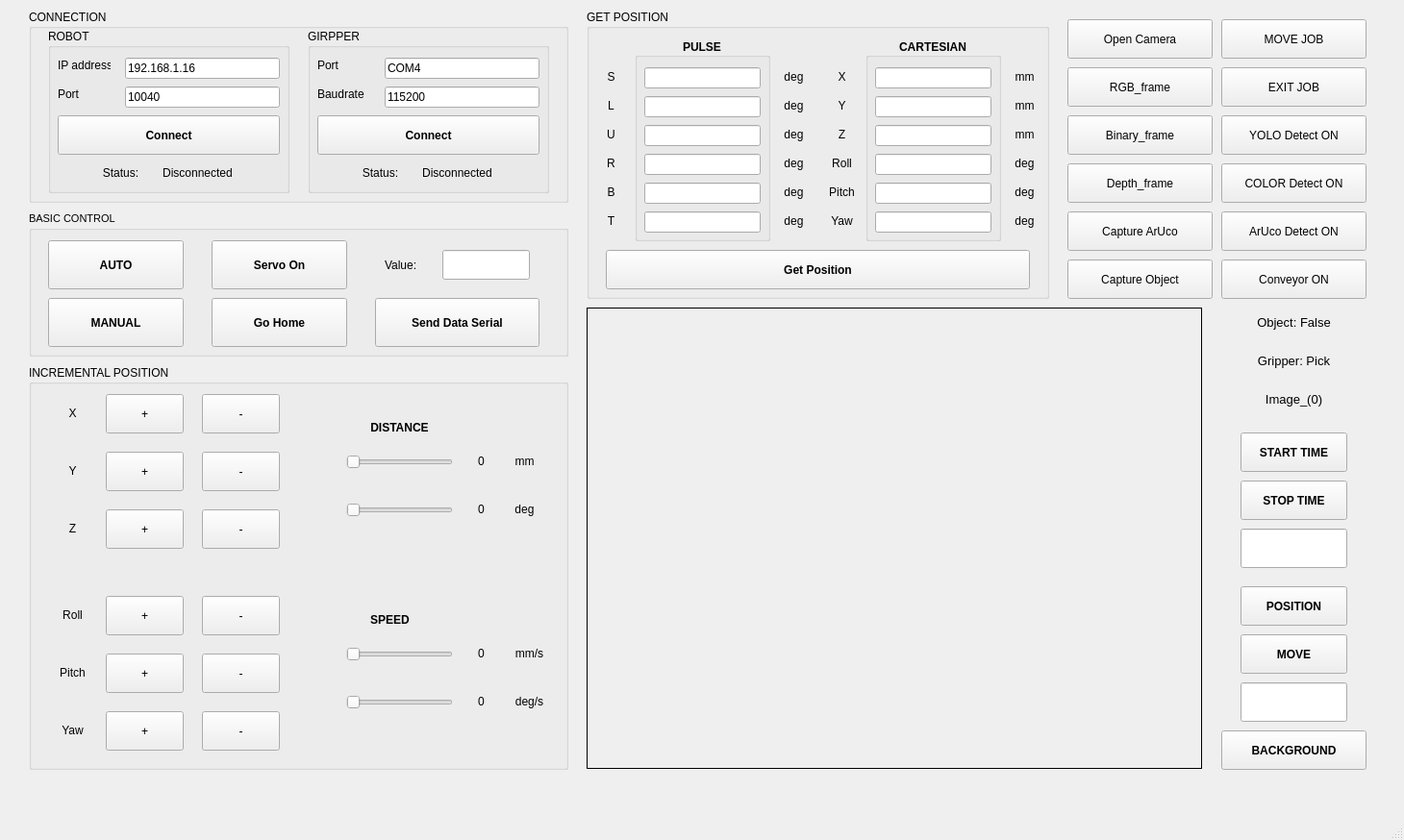
<?xml version="1.0" encoding="UTF-8"?>
<ui version="4.0">
 <class>MainWindow</class>
 <widget class="QMainWindow" name="MainWindow">
  <property name="geometry">
   <rect>
    <x>0</x>
    <y>0</y>
    <width>1460</width>
    <height>874</height>
   </rect>
  </property>
  <property name="windowTitle">
   <string>MainWindow</string>
  </property>
  <widget class="QWidget" name="centralwidget">
   <widget class="QPushButton" name="btn_Depth">
    <property name="geometry">
     <rect>
      <x>1110</x>
      <y>170</y>
      <width>151</width>
      <height>41</height>
     </rect>
    </property>
    <property name="text">
     <string>Depth_frame</string>
    </property>
   </widget>
   <widget class="QGroupBox" name="gr_Connection">
    <property name="geometry">
     <rect>
      <x>30</x>
      <y>10</y>
      <width>561</width>
      <height>201</height>
     </rect>
    </property>
    <property name="font">
     <font>
      <weight>50</weight>
      <bold>false</bold>
     </font>
    </property>
    <property name="title">
     <string>CONNECTION</string>
    </property>
    <property name="flat">
     <bool>false</bool>
    </property>
    <property name="checkable">
     <bool>false</bool>
    </property>
    <widget class="QGroupBox" name="gr_Robot">
     <property name="geometry">
      <rect>
       <x>20</x>
       <y>20</y>
       <width>251</width>
       <height>171</height>
      </rect>
     </property>
     <property name="title">
      <string>ROBOT</string>
     </property>
     <widget class="QLabel" name="lb_Connect_Disconnect">
      <property name="geometry">
       <rect>
        <x>100</x>
        <y>140</y>
        <width>111</width>
        <height>20</height>
       </rect>
      </property>
      <property name="lineWidth">
       <number>0</number>
      </property>
      <property name="text">
       <string>Disconnected</string>
      </property>
      <property name="alignment">
       <set>Qt::AlignCenter</set>
      </property>
     </widget>
     <widget class="QLabel" name="lb_Port">
      <property name="geometry">
       <rect>
        <x>10</x>
        <y>60</y>
        <width>55</width>
        <height>16</height>
       </rect>
      </property>
      <property name="text">
       <string>Port</string>
      </property>
     </widget>
     <widget class="QLabel" name="lb_IP">
      <property name="geometry">
       <rect>
        <x>10</x>
        <y>30</y>
        <width>55</width>
        <height>16</height>
       </rect>
      </property>
      <property name="text">
       <string>IP address</string>
      </property>
     </widget>
     <widget class="QPushButton" name="btn_Robot_ConDis">
      <property name="geometry">
       <rect>
        <x>10</x>
        <y>90</y>
        <width>231</width>
        <height>41</height>
       </rect>
      </property>
      <property name="font">
       <font>
        <pointsize>9</pointsize>
        <weight>75</weight>
        <bold>true</bold>
       </font>
      </property>
      <property name="text">
       <string>Connect</string>
      </property>
     </widget>
     <widget class="QLineEdit" name="txt_IP">
      <property name="geometry">
       <rect>
        <x>80</x>
        <y>30</y>
        <width>161</width>
        <height>22</height>
       </rect>
      </property>
      <property name="text">
       <string>192.168.1.16</string>
      </property>
      <property name="alignment">
       <set>Qt::AlignLeading|Qt::AlignLeft|Qt::AlignVCenter</set>
      </property>
     </widget>
     <widget class="QLineEdit" name="txt_Port">
      <property name="geometry">
       <rect>
        <x>80</x>
        <y>60</y>
        <width>161</width>
        <height>22</height>
       </rect>
      </property>
      <property name="text">
       <string>10040</string>
      </property>
     </widget>
     <widget class="QLabel" name="lb_Status_Connect">
      <property name="geometry">
       <rect>
        <x>50</x>
        <y>140</y>
        <width>51</width>
        <height>20</height>
       </rect>
      </property>
      <property name="lineWidth">
       <number>0</number>
      </property>
      <property name="text">
       <string>Status:</string>
      </property>
      <property name="alignment">
       <set>Qt::AlignCenter</set>
      </property>
     </widget>
    </widget>
    <widget class="QGroupBox" name="gr_Gripper">
     <property name="geometry">
      <rect>
       <x>290</x>
       <y>20</y>
       <width>251</width>
       <height>171</height>
      </rect>
     </property>
     <property name="title">
      <string>GIRPPER</string>
     </property>
     <widget class="QLabel" name="lb_Connect_Disconnect_">
      <property name="geometry">
       <rect>
        <x>100</x>
        <y>140</y>
        <width>111</width>
        <height>20</height>
       </rect>
      </property>
      <property name="lineWidth">
       <number>0</number>
      </property>
      <property name="text">
       <string>Disconnected</string>
      </property>
      <property name="alignment">
       <set>Qt::AlignCenter</set>
      </property>
     </widget>
     <widget class="QLineEdit" name="txt_Baudrate">
      <property name="geometry">
       <rect>
        <x>80</x>
        <y>60</y>
        <width>161</width>
        <height>22</height>
       </rect>
      </property>
      <property name="text">
       <string>115200</string>
      </property>
     </widget>
     <widget class="QLabel" name="lb_Status_Connect_">
      <property name="geometry">
       <rect>
        <x>50</x>
        <y>140</y>
        <width>51</width>
        <height>20</height>
       </rect>
      </property>
      <property name="lineWidth">
       <number>0</number>
      </property>
      <property name="text">
       <string>Status:</string>
      </property>
      <property name="alignment">
       <set>Qt::AlignCenter</set>
      </property>
     </widget>
     <widget class="QPushButton" name="btn_Serial_ConDis">
      <property name="geometry">
       <rect>
        <x>10</x>
        <y>90</y>
        <width>231</width>
        <height>41</height>
       </rect>
      </property>
      <property name="font">
       <font>
        <pointsize>9</pointsize>
        <weight>75</weight>
        <bold>true</bold>
       </font>
      </property>
      <property name="text">
       <string>Connect</string>
      </property>
     </widget>
     <widget class="QLineEdit" name="txt_Port_">
      <property name="geometry">
       <rect>
        <x>80</x>
        <y>30</y>
        <width>161</width>
        <height>22</height>
       </rect>
      </property>
      <property name="text">
       <string>COM4</string>
      </property>
      <property name="alignment">
       <set>Qt::AlignLeading|Qt::AlignLeft|Qt::AlignVCenter</set>
      </property>
     </widget>
     <widget class="QLabel" name="lb_Port_">
      <property name="geometry">
       <rect>
        <x>10</x>
        <y>30</y>
        <width>55</width>
        <height>16</height>
       </rect>
      </property>
      <property name="text">
       <string>Port</string>
      </property>
     </widget>
     <widget class="QLabel" name="lb_Baudrate">
      <property name="geometry">
       <rect>
        <x>10</x>
        <y>60</y>
        <width>55</width>
        <height>16</height>
       </rect>
      </property>
      <property name="text">
       <string>Baudrate</string>
      </property>
     </widget>
    </widget>
   </widget>
   <widget class="QGroupBox" name="gr_Get_Position">
    <property name="geometry">
     <rect>
      <x>610</x>
      <y>10</y>
      <width>481</width>
      <height>301</height>
     </rect>
    </property>
    <property name="title">
     <string>GET POSITION</string>
    </property>
    <widget class="QLabel" name="lb_Pitch_Current">
     <property name="geometry">
      <rect>
       <x>250</x>
       <y>180</y>
       <width>31</width>
       <height>20</height>
      </rect>
     </property>
     <property name="lineWidth">
      <number>0</number>
     </property>
     <property name="text">
      <string>Pitch</string>
     </property>
     <property name="alignment">
      <set>Qt::AlignCenter</set>
     </property>
    </widget>
    <widget class="QLabel" name="lb_Roll_Current">
     <property name="geometry">
      <rect>
       <x>250</x>
       <y>150</y>
       <width>31</width>
       <height>20</height>
      </rect>
     </property>
     <property name="lineWidth">
      <number>0</number>
     </property>
     <property name="text">
      <string>Roll</string>
     </property>
     <property name="alignment">
      <set>Qt::AlignCenter</set>
     </property>
    </widget>
    <widget class="QLabel" name="lb_X_Current">
     <property name="geometry">
      <rect>
       <x>250</x>
       <y>60</y>
       <width>31</width>
       <height>20</height>
      </rect>
     </property>
     <property name="lineWidth">
      <number>0</number>
     </property>
     <property name="text">
      <string>X</string>
     </property>
     <property name="alignment">
      <set>Qt::AlignCenter</set>
     </property>
    </widget>
    <widget class="QLabel" name="lb_Y_Current">
     <property name="geometry">
      <rect>
       <x>250</x>
       <y>90</y>
       <width>31</width>
       <height>20</height>
      </rect>
     </property>
     <property name="lineWidth">
      <number>0</number>
     </property>
     <property name="text">
      <string>Y</string>
     </property>
     <property name="alignment">
      <set>Qt::AlignCenter</set>
     </property>
    </widget>
    <widget class="QLabel" name="lb_Z_Current">
     <property name="geometry">
      <rect>
       <x>250</x>
       <y>120</y>
       <width>31</width>
       <height>20</height>
      </rect>
     </property>
     <property name="lineWidth">
      <number>0</number>
     </property>
     <property name="text">
      <string>Z</string>
     </property>
     <property name="alignment">
      <set>Qt::AlignCenter</set>
     </property>
    </widget>
    <widget class="QLabel" name="lb_Yaw_Current">
     <property name="geometry">
      <rect>
       <x>250</x>
       <y>210</y>
       <width>31</width>
       <height>20</height>
      </rect>
     </property>
     <property name="lineWidth">
      <number>0</number>
     </property>
     <property name="text">
      <string>Yaw</string>
     </property>
     <property name="alignment">
      <set>Qt::AlignCenter</set>
     </property>
    </widget>
    <widget class="QLabel" name="lb1_Current">
     <property name="geometry">
      <rect>
       <x>200</x>
       <y>60</y>
       <width>31</width>
       <height>20</height>
      </rect>
     </property>
     <property name="lineWidth">
      <number>0</number>
     </property>
     <property name="text">
      <string>deg</string>
     </property>
     <property name="alignment">
      <set>Qt::AlignCenter</set>
     </property>
    </widget>
    <widget class="QLabel" name="lb2_Current">
     <property name="geometry">
      <rect>
       <x>200</x>
       <y>90</y>
       <width>31</width>
       <height>20</height>
      </rect>
     </property>
     <property name="lineWidth">
      <number>0</number>
     </property>
     <property name="text">
      <string>deg</string>
     </property>
     <property name="alignment">
      <set>Qt::AlignCenter</set>
     </property>
    </widget>
    <widget class="QLabel" name="lb3_Current">
     <property name="geometry">
      <rect>
       <x>200</x>
       <y>120</y>
       <width>31</width>
       <height>20</height>
      </rect>
     </property>
     <property name="lineWidth">
      <number>0</number>
     </property>
     <property name="text">
      <string>deg</string>
     </property>
     <property name="alignment">
      <set>Qt::AlignCenter</set>
     </property>
    </widget>
    <widget class="QLabel" name="lb4_Current">
     <property name="geometry">
      <rect>
       <x>200</x>
       <y>150</y>
       <width>31</width>
       <height>20</height>
      </rect>
     </property>
     <property name="lineWidth">
      <number>0</number>
     </property>
     <property name="text">
      <string>deg</string>
     </property>
     <property name="alignment">
      <set>Qt::AlignCenter</set>
     </property>
    </widget>
    <widget class="QLabel" name="lb5_Current">
     <property name="geometry">
      <rect>
       <x>200</x>
       <y>180</y>
       <width>31</width>
       <height>20</height>
      </rect>
     </property>
     <property name="lineWidth">
      <number>0</number>
     </property>
     <property name="text">
      <string>deg</string>
     </property>
     <property name="alignment">
      <set>Qt::AlignCenter</set>
     </property>
    </widget>
    <widget class="QLabel" name="lb6_Current">
     <property name="geometry">
      <rect>
       <x>200</x>
       <y>210</y>
       <width>31</width>
       <height>20</height>
      </rect>
     </property>
     <property name="lineWidth">
      <number>0</number>
     </property>
     <property name="text">
      <string>deg</string>
     </property>
     <property name="alignment">
      <set>Qt::AlignCenter</set>
     </property>
    </widget>
    <widget class="QPushButton" name="btn_Get_Position">
     <property name="geometry">
      <rect>
       <x>20</x>
       <y>250</y>
       <width>441</width>
       <height>41</height>
      </rect>
     </property>
     <property name="font">
      <font>
       <pointsize>9</pointsize>
       <weight>75</weight>
       <bold>true</bold>
      </font>
     </property>
     <property name="text">
      <string>Get Position</string>
     </property>
    </widget>
    <widget class="QGroupBox" name="gr_Pulse">
     <property name="geometry">
      <rect>
       <x>50</x>
       <y>30</y>
       <width>141</width>
       <height>211</height>
      </rect>
     </property>
     <property name="font">
      <font>
       <weight>75</weight>
       <bold>true</bold>
      </font>
     </property>
     <property name="title">
      <string>PULSE</string>
     </property>
     <property name="alignment">
      <set>Qt::AlignCenter</set>
     </property>
     <widget class="QLineEdit" name="txt_T">
      <property name="geometry">
       <rect>
        <x>10</x>
        <y>180</y>
        <width>121</width>
        <height>22</height>
       </rect>
      </property>
      <property name="alignment">
       <set>Qt::AlignCenter</set>
      </property>
     </widget>
     <widget class="QLineEdit" name="txt_B">
      <property name="geometry">
       <rect>
        <x>10</x>
        <y>150</y>
        <width>121</width>
        <height>22</height>
       </rect>
      </property>
      <property name="alignment">
       <set>Qt::AlignCenter</set>
      </property>
     </widget>
     <widget class="QLineEdit" name="txt_R">
      <property name="geometry">
       <rect>
        <x>10</x>
        <y>120</y>
        <width>121</width>
        <height>22</height>
       </rect>
      </property>
      <property name="alignment">
       <set>Qt::AlignCenter</set>
      </property>
     </widget>
     <widget class="QLineEdit" name="txt_U">
      <property name="geometry">
       <rect>
        <x>10</x>
        <y>90</y>
        <width>121</width>
        <height>22</height>
       </rect>
      </property>
      <property name="alignment">
       <set>Qt::AlignCenter</set>
      </property>
     </widget>
     <widget class="QLineEdit" name="txt_S">
      <property name="geometry">
       <rect>
        <x>10</x>
        <y>30</y>
        <width>121</width>
        <height>22</height>
       </rect>
      </property>
      <property name="alignment">
       <set>Qt::AlignCenter</set>
      </property>
     </widget>
     <widget class="QLineEdit" name="txt_L">
      <property name="geometry">
       <rect>
        <x>10</x>
        <y>60</y>
        <width>121</width>
        <height>22</height>
       </rect>
      </property>
      <property name="alignment">
       <set>Qt::AlignCenter</set>
      </property>
     </widget>
    </widget>
    <widget class="QGroupBox" name="gr_Cartesian">
     <property name="geometry">
      <rect>
       <x>290</x>
       <y>30</y>
       <width>141</width>
       <height>211</height>
      </rect>
     </property>
     <property name="font">
      <font>
       <weight>75</weight>
       <bold>true</bold>
      </font>
     </property>
     <property name="title">
      <string>CARTESIAN</string>
     </property>
     <property name="alignment">
      <set>Qt::AlignCenter</set>
     </property>
     <widget class="QLineEdit" name="txt_Yaw">
      <property name="geometry">
       <rect>
        <x>10</x>
        <y>180</y>
        <width>121</width>
        <height>22</height>
       </rect>
      </property>
      <property name="alignment">
       <set>Qt::AlignCenter</set>
      </property>
     </widget>
     <widget class="QLineEdit" name="txt_Pitch">
      <property name="geometry">
       <rect>
        <x>10</x>
        <y>150</y>
        <width>121</width>
        <height>22</height>
       </rect>
      </property>
      <property name="alignment">
       <set>Qt::AlignCenter</set>
      </property>
     </widget>
     <widget class="QLineEdit" name="txt_Z">
      <property name="geometry">
       <rect>
        <x>10</x>
        <y>90</y>
        <width>121</width>
        <height>22</height>
       </rect>
      </property>
      <property name="alignment">
       <set>Qt::AlignCenter</set>
      </property>
     </widget>
     <widget class="QLineEdit" name="txt_Y">
      <property name="geometry">
       <rect>
        <x>10</x>
        <y>60</y>
        <width>121</width>
        <height>22</height>
       </rect>
      </property>
      <property name="alignment">
       <set>Qt::AlignCenter</set>
      </property>
     </widget>
     <widget class="QLineEdit" name="txt_X">
      <property name="geometry">
       <rect>
        <x>10</x>
        <y>30</y>
        <width>121</width>
        <height>22</height>
       </rect>
      </property>
      <property name="alignment">
       <set>Qt::AlignCenter</set>
      </property>
     </widget>
     <widget class="QLineEdit" name="txt_Roll">
      <property name="geometry">
       <rect>
        <x>10</x>
        <y>120</y>
        <width>121</width>
        <height>22</height>
       </rect>
      </property>
      <property name="alignment">
       <set>Qt::AlignCenter</set>
      </property>
     </widget>
    </widget>
    <widget class="QLabel" name="lb_L_Current">
     <property name="geometry">
      <rect>
       <x>10</x>
       <y>90</y>
       <width>31</width>
       <height>20</height>
      </rect>
     </property>
     <property name="lineWidth">
      <number>0</number>
     </property>
     <property name="text">
      <string>L</string>
     </property>
     <property name="alignment">
      <set>Qt::AlignCenter</set>
     </property>
    </widget>
    <widget class="QLabel" name="lb_U_Current">
     <property name="geometry">
      <rect>
       <x>10</x>
       <y>120</y>
       <width>31</width>
       <height>20</height>
      </rect>
     </property>
     <property name="lineWidth">
      <number>0</number>
     </property>
     <property name="text">
      <string>U</string>
     </property>
     <property name="alignment">
      <set>Qt::AlignCenter</set>
     </property>
    </widget>
    <widget class="QLabel" name="lb_R_Current">
     <property name="geometry">
      <rect>
       <x>10</x>
       <y>150</y>
       <width>31</width>
       <height>20</height>
      </rect>
     </property>
     <property name="lineWidth">
      <number>0</number>
     </property>
     <property name="text">
      <string>R</string>
     </property>
     <property name="alignment">
      <set>Qt::AlignCenter</set>
     </property>
    </widget>
    <widget class="QLabel" name="lb_S_Current">
     <property name="geometry">
      <rect>
       <x>10</x>
       <y>60</y>
       <width>31</width>
       <height>20</height>
      </rect>
     </property>
     <property name="lineWidth">
      <number>0</number>
     </property>
     <property name="text">
      <string>S</string>
     </property>
     <property name="alignment">
      <set>Qt::AlignCenter</set>
     </property>
    </widget>
    <widget class="QLabel" name="lb_B_Current">
     <property name="geometry">
      <rect>
       <x>10</x>
       <y>180</y>
       <width>31</width>
       <height>20</height>
      </rect>
     </property>
     <property name="lineWidth">
      <number>0</number>
     </property>
     <property name="text">
      <string>B</string>
     </property>
     <property name="alignment">
      <set>Qt::AlignCenter</set>
     </property>
    </widget>
    <widget class="QLabel" name="lb_T_Current">
     <property name="geometry">
      <rect>
       <x>10</x>
       <y>210</y>
       <width>31</width>
       <height>20</height>
      </rect>
     </property>
     <property name="lineWidth">
      <number>0</number>
     </property>
     <property name="text">
      <string>T</string>
     </property>
     <property name="alignment">
      <set>Qt::AlignCenter</set>
     </property>
    </widget>
    <widget class="QLabel" name="lb10_Current">
     <property name="geometry">
      <rect>
       <x>440</x>
       <y>150</y>
       <width>31</width>
       <height>20</height>
      </rect>
     </property>
     <property name="lineWidth">
      <number>0</number>
     </property>
     <property name="text">
      <string>deg</string>
     </property>
     <property name="alignment">
      <set>Qt::AlignCenter</set>
     </property>
    </widget>
    <widget class="QLabel" name="lb8_Current">
     <property name="geometry">
      <rect>
       <x>440</x>
       <y>90</y>
       <width>31</width>
       <height>20</height>
      </rect>
     </property>
     <property name="lineWidth">
      <number>0</number>
     </property>
     <property name="text">
      <string>mm</string>
     </property>
     <property name="alignment">
      <set>Qt::AlignCenter</set>
     </property>
    </widget>
    <widget class="QLabel" name="lb9_Current">
     <property name="geometry">
      <rect>
       <x>440</x>
       <y>120</y>
       <width>31</width>
       <height>20</height>
      </rect>
     </property>
     <property name="lineWidth">
      <number>0</number>
     </property>
     <property name="text">
      <string>mm</string>
     </property>
     <property name="alignment">
      <set>Qt::AlignCenter</set>
     </property>
    </widget>
    <widget class="QLabel" name="lb7_Current">
     <property name="geometry">
      <rect>
       <x>440</x>
       <y>60</y>
       <width>31</width>
       <height>20</height>
      </rect>
     </property>
     <property name="lineWidth">
      <number>0</number>
     </property>
     <property name="text">
      <string>mm</string>
     </property>
     <property name="alignment">
      <set>Qt::AlignCenter</set>
     </property>
    </widget>
    <widget class="QLabel" name="lb12_Current">
     <property name="geometry">
      <rect>
       <x>440</x>
       <y>210</y>
       <width>31</width>
       <height>20</height>
      </rect>
     </property>
     <property name="lineWidth">
      <number>0</number>
     </property>
     <property name="text">
      <string>deg</string>
     </property>
     <property name="alignment">
      <set>Qt::AlignCenter</set>
     </property>
    </widget>
    <widget class="QLabel" name="lb11_Current">
     <property name="geometry">
      <rect>
       <x>440</x>
       <y>180</y>
       <width>31</width>
       <height>20</height>
      </rect>
     </property>
     <property name="lineWidth">
      <number>0</number>
     </property>
     <property name="text">
      <string>deg</string>
     </property>
     <property name="alignment">
      <set>Qt::AlignCenter</set>
     </property>
    </widget>
   </widget>
   <widget class="QPushButton" name="btn_Binary">
    <property name="geometry">
     <rect>
      <x>1110</x>
      <y>120</y>
      <width>151</width>
      <height>41</height>
     </rect>
    </property>
    <property name="text">
     <string>Binary_frame</string>
    </property>
   </widget>
   <widget class="QLabel" name="Display_frame">
    <property name="geometry">
     <rect>
      <x>610</x>
      <y>320</y>
      <width>640</width>
      <height>480</height>
     </rect>
    </property>
    <property name="frameShape">
     <enum>QFrame::Box</enum>
    </property>
    <property name="text">
     <string/>
    </property>
    <property name="alignment">
     <set>Qt::AlignCenter</set>
    </property>
   </widget>
   <widget class="QPushButton" name="btn_RGB">
    <property name="geometry">
     <rect>
      <x>1110</x>
      <y>70</y>
      <width>151</width>
      <height>41</height>
     </rect>
    </property>
    <property name="text">
     <string>RGB_frame</string>
    </property>
   </widget>
   <widget class="QGroupBox" name="gr_Basic_Control">
    <property name="geometry">
     <rect>
      <x>30</x>
      <y>220</y>
      <width>561</width>
      <height>151</height>
     </rect>
    </property>
    <property name="font">
     <font>
      <pointsize>8</pointsize>
      <weight>50</weight>
      <bold>false</bold>
     </font>
    </property>
    <property name="title">
     <string>BASIC CONTROL</string>
    </property>
    <widget class="QPushButton" name="btn_Home">
     <property name="geometry">
      <rect>
       <x>190</x>
       <y>90</y>
       <width>141</width>
       <height>51</height>
      </rect>
     </property>
     <property name="font">
      <font>
       <pointsize>9</pointsize>
       <weight>75</weight>
       <bold>true</bold>
      </font>
     </property>
     <property name="text">
      <string>Go Home</string>
     </property>
    </widget>
    <widget class="QPushButton" name="btn_Servo">
     <property name="geometry">
      <rect>
       <x>190</x>
       <y>30</y>
       <width>141</width>
       <height>51</height>
      </rect>
     </property>
     <property name="font">
      <font>
       <pointsize>9</pointsize>
       <weight>75</weight>
       <bold>true</bold>
      </font>
     </property>
     <property name="text">
      <string>Servo On</string>
     </property>
    </widget>
    <widget class="QPushButton" name="btn_Manual">
     <property name="geometry">
      <rect>
       <x>20</x>
       <y>90</y>
       <width>141</width>
       <height>51</height>
      </rect>
     </property>
     <property name="font">
      <font>
       <pointsize>9</pointsize>
       <weight>75</weight>
       <bold>true</bold>
      </font>
     </property>
     <property name="text">
      <string>MANUAL</string>
     </property>
    </widget>
    <widget class="QPushButton" name="btn_Auto">
     <property name="geometry">
      <rect>
       <x>20</x>
       <y>30</y>
       <width>141</width>
       <height>51</height>
      </rect>
     </property>
     <property name="font">
      <font>
       <pointsize>9</pointsize>
       <weight>75</weight>
       <bold>true</bold>
      </font>
     </property>
     <property name="text">
      <string>AUTO</string>
     </property>
    </widget>
    <widget class="QPushButton" name="btn_Serial">
     <property name="geometry">
      <rect>
       <x>360</x>
       <y>90</y>
       <width>171</width>
       <height>51</height>
      </rect>
     </property>
     <property name="font">
      <font>
       <pointsize>9</pointsize>
       <weight>75</weight>
       <bold>true</bold>
      </font>
     </property>
     <property name="text">
      <string>Send Data Serial</string>
     </property>
    </widget>
    <widget class="QLineEdit" name="txt_Pulse">
     <property name="geometry">
      <rect>
       <x>430</x>
       <y>40</y>
       <width>91</width>
       <height>31</height>
      </rect>
     </property>
     <property name="font">
      <font>
       <pointsize>9</pointsize>
       <weight>50</weight>
       <bold>false</bold>
      </font>
     </property>
     <property name="alignment">
      <set>Qt::AlignCenter</set>
     </property>
    </widget>
    <widget class="QLabel" name="lb_Value">
     <property name="geometry">
      <rect>
       <x>370</x>
       <y>40</y>
       <width>51</width>
       <height>31</height>
      </rect>
     </property>
     <property name="font">
      <font>
       <pointsize>9</pointsize>
       <weight>50</weight>
       <bold>false</bold>
      </font>
     </property>
     <property name="lineWidth">
      <number>0</number>
     </property>
     <property name="text">
      <string>Value:</string>
     </property>
     <property name="alignment">
      <set>Qt::AlignLeading|Qt::AlignLeft|Qt::AlignVCenter</set>
     </property>
    </widget>
   </widget>
   <widget class="QPushButton" name="btn_Open_Close">
    <property name="geometry">
     <rect>
      <x>1110</x>
      <y>20</y>
      <width>151</width>
      <height>41</height>
     </rect>
    </property>
    <property name="text">
     <string>Open Camera</string>
    </property>
   </widget>
   <widget class="QGroupBox" name="gr_Inc_Pos">
    <property name="geometry">
     <rect>
      <x>30</x>
      <y>380</y>
      <width>561</width>
      <height>421</height>
     </rect>
    </property>
    <property name="title">
     <string>INCREMENTAL POSITION</string>
    </property>
    <widget class="QLabel" name="lb_Pitch_Inc">
     <property name="geometry">
      <rect>
       <x>30</x>
       <y>310</y>
       <width>31</width>
       <height>20</height>
      </rect>
     </property>
     <property name="lineWidth">
      <number>0</number>
     </property>
     <property name="text">
      <string>Pitch</string>
     </property>
     <property name="alignment">
      <set>Qt::AlignCenter</set>
     </property>
    </widget>
    <widget class="QLabel" name="lb_Y_Inc">
     <property name="geometry">
      <rect>
       <x>30</x>
       <y>100</y>
       <width>31</width>
       <height>20</height>
      </rect>
     </property>
     <property name="lineWidth">
      <number>0</number>
     </property>
     <property name="text">
      <string>Y</string>
     </property>
     <property name="alignment">
      <set>Qt::AlignCenter</set>
     </property>
    </widget>
    <widget class="QLabel" name="lb_Roll_Inc">
     <property name="geometry">
      <rect>
       <x>30</x>
       <y>250</y>
       <width>31</width>
       <height>20</height>
      </rect>
     </property>
     <property name="lineWidth">
      <number>0</number>
     </property>
     <property name="text">
      <string>Roll</string>
     </property>
     <property name="alignment">
      <set>Qt::AlignCenter</set>
     </property>
    </widget>
    <widget class="QLabel" name="lb_Z_Inc">
     <property name="geometry">
      <rect>
       <x>30</x>
       <y>160</y>
       <width>31</width>
       <height>20</height>
      </rect>
     </property>
     <property name="lineWidth">
      <number>0</number>
     </property>
     <property name="text">
      <string>Z</string>
     </property>
     <property name="alignment">
      <set>Qt::AlignCenter</set>
     </property>
    </widget>
    <widget class="QLabel" name="lb_Yaw_Inc">
     <property name="geometry">
      <rect>
       <x>30</x>
       <y>370</y>
       <width>31</width>
       <height>20</height>
      </rect>
     </property>
     <property name="lineWidth">
      <number>0</number>
     </property>
     <property name="text">
      <string>Yaw</string>
     </property>
     <property name="alignment">
      <set>Qt::AlignCenter</set>
     </property>
    </widget>
    <widget class="QLabel" name="lb_X_Inc">
     <property name="geometry">
      <rect>
       <x>30</x>
       <y>40</y>
       <width>31</width>
       <height>20</height>
      </rect>
     </property>
     <property name="lineWidth">
      <number>0</number>
     </property>
     <property name="text">
      <string>X</string>
     </property>
     <property name="alignment">
      <set>Qt::AlignCenter</set>
     </property>
    </widget>
    <widget class="QPushButton" name="btn_X_Inc">
     <property name="geometry">
      <rect>
       <x>80</x>
       <y>30</y>
       <width>81</width>
       <height>41</height>
      </rect>
     </property>
     <property name="text">
      <string>+</string>
     </property>
    </widget>
    <widget class="QPushButton" name="btn_X_Dec">
     <property name="geometry">
      <rect>
       <x>180</x>
       <y>30</y>
       <width>81</width>
       <height>41</height>
      </rect>
     </property>
     <property name="text">
      <string>-</string>
     </property>
    </widget>
    <widget class="QPushButton" name="btn_Y_Inc">
     <property name="geometry">
      <rect>
       <x>80</x>
       <y>90</y>
       <width>81</width>
       <height>41</height>
      </rect>
     </property>
     <property name="text">
      <string>+</string>
     </property>
    </widget>
    <widget class="QPushButton" name="btn_Y_Dec">
     <property name="geometry">
      <rect>
       <x>180</x>
       <y>90</y>
       <width>81</width>
       <height>41</height>
      </rect>
     </property>
     <property name="text">
      <string>-</string>
     </property>
    </widget>
    <widget class="QPushButton" name="btn_Z_Inc">
     <property name="geometry">
      <rect>
       <x>80</x>
       <y>150</y>
       <width>81</width>
       <height>41</height>
      </rect>
     </property>
     <property name="text">
      <string>+</string>
     </property>
    </widget>
    <widget class="QPushButton" name="btn_Z_Dec">
     <property name="geometry">
      <rect>
       <x>180</x>
       <y>150</y>
       <width>81</width>
       <height>41</height>
      </rect>
     </property>
     <property name="text">
      <string>-</string>
     </property>
    </widget>
    <widget class="QPushButton" name="btn_Roll_Inc">
     <property name="geometry">
      <rect>
       <x>80</x>
       <y>240</y>
       <width>81</width>
       <height>41</height>
      </rect>
     </property>
     <property name="text">
      <string>+</string>
     </property>
    </widget>
    <widget class="QPushButton" name="btn_Roll_Dec">
     <property name="geometry">
      <rect>
       <x>180</x>
       <y>240</y>
       <width>81</width>
       <height>41</height>
      </rect>
     </property>
     <property name="text">
      <string>-</string>
     </property>
    </widget>
    <widget class="QPushButton" name="btn_Pitch_Inc">
     <property name="geometry">
      <rect>
       <x>80</x>
       <y>300</y>
       <width>81</width>
       <height>41</height>
      </rect>
     </property>
     <property name="text">
      <string>+</string>
     </property>
    </widget>
    <widget class="QPushButton" name="btn_Pitch_Dec">
     <property name="geometry">
      <rect>
       <x>180</x>
       <y>300</y>
       <width>81</width>
       <height>41</height>
      </rect>
     </property>
     <property name="text">
      <string>-</string>
     </property>
    </widget>
    <widget class="QPushButton" name="btn_Yaw_Inc">
     <property name="geometry">
      <rect>
       <x>80</x>
       <y>360</y>
       <width>81</width>
       <height>41</height>
      </rect>
     </property>
     <property name="text">
      <string>+</string>
     </property>
    </widget>
    <widget class="QPushButton" name="btn_Yaw_Dec">
     <property name="geometry">
      <rect>
       <x>180</x>
       <y>360</y>
       <width>81</width>
       <height>41</height>
      </rect>
     </property>
     <property name="text">
      <string>-</string>
     </property>
    </widget>
    <widget class="QLabel" name="lb_Distance">
     <property name="geometry">
      <rect>
       <x>330</x>
       <y>49</y>
       <width>111</width>
       <height>31</height>
      </rect>
     </property>
     <property name="font">
      <font>
       <pointsize>9</pointsize>
       <weight>75</weight>
       <bold>true</bold>
      </font>
     </property>
     <property name="lineWidth">
      <number>0</number>
     </property>
     <property name="text">
      <string>DISTANCE</string>
     </property>
     <property name="alignment">
      <set>Qt::AlignCenter</set>
     </property>
    </widget>
    <widget class="QLabel" name="lb_Distance_2">
     <property name="geometry">
      <rect>
       <x>330</x>
       <y>249</y>
       <width>91</width>
       <height>31</height>
      </rect>
     </property>
     <property name="font">
      <font>
       <pointsize>9</pointsize>
       <weight>75</weight>
       <bold>true</bold>
      </font>
     </property>
     <property name="lineWidth">
      <number>0</number>
     </property>
     <property name="text">
      <string>SPEED</string>
     </property>
     <property name="alignment">
      <set>Qt::AlignCenter</set>
     </property>
    </widget>
    <widget class="QSlider" name="slider_Dis_mm">
     <property name="geometry">
      <rect>
       <x>330</x>
       <y>90</y>
       <width>111</width>
       <height>22</height>
      </rect>
     </property>
     <property name="maximum">
      <number>10000</number>
     </property>
     <property name="orientation">
      <enum>Qt::Horizontal</enum>
     </property>
    </widget>
    <widget class="QSlider" name="slider_Dis_deg">
     <property name="geometry">
      <rect>
       <x>330</x>
       <y>140</y>
       <width>111</width>
       <height>22</height>
      </rect>
     </property>
     <property name="maximum">
      <number>100000</number>
     </property>
     <property name="orientation">
      <enum>Qt::Horizontal</enum>
     </property>
    </widget>
    <widget class="QLabel" name="lb1_Inc">
     <property name="geometry">
      <rect>
       <x>500</x>
       <y>90</y>
       <width>31</width>
       <height>20</height>
      </rect>
     </property>
     <property name="lineWidth">
      <number>0</number>
     </property>
     <property name="text">
      <string>mm</string>
     </property>
     <property name="alignment">
      <set>Qt::AlignCenter</set>
     </property>
    </widget>
    <widget class="QLabel" name="lb2_Inc">
     <property name="geometry">
      <rect>
       <x>500</x>
       <y>140</y>
       <width>31</width>
       <height>20</height>
      </rect>
     </property>
     <property name="lineWidth">
      <number>0</number>
     </property>
     <property name="text">
      <string>deg</string>
     </property>
     <property name="alignment">
      <set>Qt::AlignCenter</set>
     </property>
    </widget>
    <widget class="QLabel" name="txt1_Dis_Value">
     <property name="geometry">
      <rect>
       <x>450</x>
       <y>90</y>
       <width>41</width>
       <height>20</height>
      </rect>
     </property>
     <property name="lineWidth">
      <number>0</number>
     </property>
     <property name="text">
      <string>0</string>
     </property>
     <property name="alignment">
      <set>Qt::AlignCenter</set>
     </property>
    </widget>
    <widget class="QLabel" name="txt2_Dis_Value">
     <property name="geometry">
      <rect>
       <x>450</x>
       <y>140</y>
       <width>41</width>
       <height>20</height>
      </rect>
     </property>
     <property name="lineWidth">
      <number>0</number>
     </property>
     <property name="text">
      <string>0</string>
     </property>
     <property name="alignment">
      <set>Qt::AlignCenter</set>
     </property>
    </widget>
    <widget class="QLabel" name="lb2_Inc_2">
     <property name="geometry">
      <rect>
       <x>500</x>
       <y>340</y>
       <width>41</width>
       <height>20</height>
      </rect>
     </property>
     <property name="lineWidth">
      <number>0</number>
     </property>
     <property name="text">
      <string>deg/s</string>
     </property>
     <property name="alignment">
      <set>Qt::AlignCenter</set>
     </property>
    </widget>
    <widget class="QLabel" name="txt1_Spe_Value">
     <property name="geometry">
      <rect>
       <x>450</x>
       <y>290</y>
       <width>41</width>
       <height>20</height>
      </rect>
     </property>
     <property name="lineWidth">
      <number>0</number>
     </property>
     <property name="text">
      <string>0</string>
     </property>
     <property name="alignment">
      <set>Qt::AlignCenter</set>
     </property>
    </widget>
    <widget class="QSlider" name="slider_Spe_mm">
     <property name="geometry">
      <rect>
       <x>330</x>
       <y>290</y>
       <width>111</width>
       <height>22</height>
      </rect>
     </property>
     <property name="maximum">
      <number>1000</number>
     </property>
     <property name="orientation">
      <enum>Qt::Horizontal</enum>
     </property>
    </widget>
    <widget class="QLabel" name="lb1_Inc_2">
     <property name="geometry">
      <rect>
       <x>500</x>
       <y>290</y>
       <width>41</width>
       <height>20</height>
      </rect>
     </property>
     <property name="lineWidth">
      <number>0</number>
     </property>
     <property name="text">
      <string>mm/s</string>
     </property>
     <property name="alignment">
      <set>Qt::AlignCenter</set>
     </property>
    </widget>
    <widget class="QSlider" name="slider_Spe_deg">
     <property name="geometry">
      <rect>
       <x>330</x>
       <y>340</y>
       <width>111</width>
       <height>22</height>
      </rect>
     </property>
     <property name="maximum">
      <number>1000</number>
     </property>
     <property name="orientation">
      <enum>Qt::Horizontal</enum>
     </property>
    </widget>
    <widget class="QLabel" name="txt2_Spe_Value">
     <property name="geometry">
      <rect>
       <x>450</x>
       <y>340</y>
       <width>41</width>
       <height>20</height>
      </rect>
     </property>
     <property name="lineWidth">
      <number>0</number>
     </property>
     <property name="text">
      <string>0</string>
     </property>
     <property name="alignment">
      <set>Qt::AlignCenter</set>
     </property>
    </widget>
   </widget>
   <widget class="QPushButton" name="btn_Capture_Aruco">
    <property name="geometry">
     <rect>
      <x>1110</x>
      <y>220</y>
      <width>151</width>
      <height>41</height>
     </rect>
    </property>
    <property name="text">
     <string>Capture ArUco</string>
    </property>
   </widget>
   <widget class="QPushButton" name="btn_Exit_Job">
    <property name="geometry">
     <rect>
      <x>1270</x>
      <y>70</y>
      <width>151</width>
      <height>41</height>
     </rect>
    </property>
    <property name="text">
     <string>EXIT JOB</string>
    </property>
   </widget>
   <widget class="QPushButton" name="btn_Capture_Object">
    <property name="geometry">
     <rect>
      <x>1110</x>
      <y>270</y>
      <width>151</width>
      <height>41</height>
     </rect>
    </property>
    <property name="text">
     <string>Capture Object</string>
    </property>
   </widget>
   <widget class="QPushButton" name="btn_Aruco_Detect">
    <property name="geometry">
     <rect>
      <x>1270</x>
      <y>220</y>
      <width>151</width>
      <height>41</height>
     </rect>
    </property>
    <property name="text">
     <string>ArUco Detect ON</string>
    </property>
   </widget>
   <widget class="QPushButton" name="btn_COLOR_Detect">
    <property name="geometry">
     <rect>
      <x>1270</x>
      <y>170</y>
      <width>151</width>
      <height>41</height>
     </rect>
    </property>
    <property name="text">
     <string>COLOR Detect ON</string>
    </property>
   </widget>
   <widget class="QPushButton" name="btn_YOLO_detect">
    <property name="geometry">
     <rect>
      <x>1270</x>
      <y>120</y>
      <width>151</width>
      <height>41</height>
     </rect>
    </property>
    <property name="text">
     <string>YOLO Detect ON</string>
    </property>
   </widget>
   <widget class="QPushButton" name="btn_Move_Job">
    <property name="geometry">
     <rect>
      <x>1270</x>
      <y>20</y>
      <width>151</width>
      <height>41</height>
     </rect>
    </property>
    <property name="text">
     <string>MOVE JOB</string>
    </property>
   </widget>
   <widget class="QPushButton" name="btn_Conveyor">
    <property name="geometry">
     <rect>
      <x>1270</x>
      <y>270</y>
      <width>151</width>
      <height>41</height>
     </rect>
    </property>
    <property name="text">
     <string>Conveyor ON</string>
    </property>
   </widget>
   <widget class="QLabel" name="lb_Gripper">
    <property name="geometry">
     <rect>
      <x>1290</x>
      <y>360</y>
      <width>111</width>
      <height>31</height>
     </rect>
    </property>
    <property name="font">
     <font>
      <pointsize>10</pointsize>
     </font>
    </property>
    <property name="lineWidth">
     <number>0</number>
    </property>
    <property name="text">
     <string>Gripper: Pick</string>
    </property>
    <property name="alignment">
     <set>Qt::AlignCenter</set>
    </property>
   </widget>
   <widget class="QLabel" name="lb_Object">
    <property name="geometry">
     <rect>
      <x>1290</x>
      <y>320</y>
      <width>111</width>
      <height>31</height>
     </rect>
    </property>
    <property name="font">
     <font>
      <pointsize>10</pointsize>
     </font>
    </property>
    <property name="lineWidth">
     <number>0</number>
    </property>
    <property name="text">
     <string>Object: False</string>
    </property>
    <property name="alignment">
     <set>Qt::AlignCenter</set>
    </property>
   </widget>
   <widget class="QLabel" name="lb_Index">
    <property name="geometry">
     <rect>
      <x>1290</x>
      <y>400</y>
      <width>111</width>
      <height>31</height>
     </rect>
    </property>
    <property name="font">
     <font>
      <pointsize>10</pointsize>
     </font>
    </property>
    <property name="lineWidth">
     <number>0</number>
    </property>
    <property name="text">
     <string>Image_(0)</string>
    </property>
    <property name="alignment">
     <set>Qt::AlignCenter</set>
    </property>
   </widget>
   <widget class="QPushButton" name="btn_Background">
    <property name="geometry">
     <rect>
      <x>1270</x>
      <y>760</y>
      <width>151</width>
      <height>41</height>
     </rect>
    </property>
    <property name="font">
     <font>
      <weight>75</weight>
      <bold>true</bold>
     </font>
    </property>
    <property name="text">
     <string>BACKGROUND</string>
    </property>
   </widget>
   <widget class="QPushButton" name="btn_Start">
    <property name="geometry">
     <rect>
      <x>1290</x>
      <y>450</y>
      <width>111</width>
      <height>41</height>
     </rect>
    </property>
    <property name="font">
     <font>
      <weight>75</weight>
      <bold>true</bold>
     </font>
    </property>
    <property name="text">
     <string>START TIME</string>
    </property>
   </widget>
   <widget class="QPushButton" name="btn_Stop">
    <property name="geometry">
     <rect>
      <x>1290</x>
      <y>500</y>
      <width>111</width>
      <height>41</height>
     </rect>
    </property>
    <property name="font">
     <font>
      <weight>75</weight>
      <bold>true</bold>
     </font>
    </property>
    <property name="text">
     <string>STOP TIME</string>
    </property>
   </widget>
   <widget class="QLineEdit" name="txt_dt">
    <property name="geometry">
     <rect>
      <x>1290</x>
      <y>550</y>
      <width>111</width>
      <height>41</height>
     </rect>
    </property>
    <property name="font">
     <font>
      <pointsize>13</pointsize>
      <weight>75</weight>
      <bold>true</bold>
     </font>
    </property>
    <property name="alignment">
     <set>Qt::AlignCenter</set>
    </property>
   </widget>
   <widget class="QPushButton" name="btn_Pos_pick">
    <property name="geometry">
     <rect>
      <x>1290</x>
      <y>610</y>
      <width>111</width>
      <height>41</height>
     </rect>
    </property>
    <property name="font">
     <font>
      <weight>75</weight>
      <bold>true</bold>
     </font>
    </property>
    <property name="text">
     <string>POSITION</string>
    </property>
   </widget>
   <widget class="QPushButton" name="btn_Move_test">
    <property name="geometry">
     <rect>
      <x>1290</x>
      <y>660</y>
      <width>111</width>
      <height>41</height>
     </rect>
    </property>
    <property name="font">
     <font>
      <weight>75</weight>
      <bold>true</bold>
     </font>
    </property>
    <property name="text">
     <string>MOVE</string>
    </property>
   </widget>
   <widget class="QLineEdit" name="txt_Status">
    <property name="geometry">
     <rect>
      <x>1290</x>
      <y>710</y>
      <width>111</width>
      <height>41</height>
     </rect>
    </property>
    <property name="font">
     <font>
      <pointsize>8</pointsize>
      <weight>75</weight>
      <bold>true</bold>
     </font>
    </property>
    <property name="alignment">
     <set>Qt::AlignCenter</set>
    </property>
   </widget>
  </widget>
  <widget class="QMenuBar" name="menubar">
   <property name="geometry">
    <rect>
     <x>0</x>
     <y>0</y>
     <width>1460</width>
     <height>26</height>
    </rect>
   </property>
  </widget>
  <widget class="QStatusBar" name="statusbar"/>
 </widget>
 <resources/>
 <connections/>
</ui>
